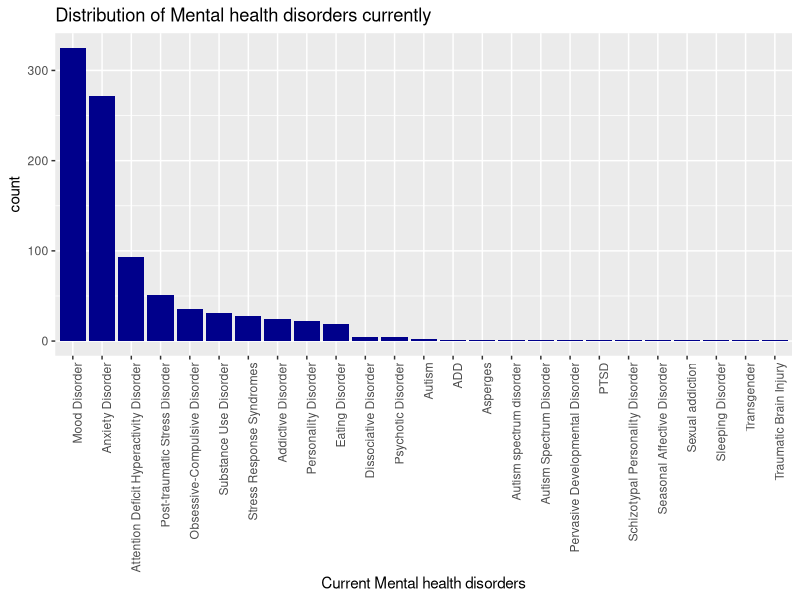
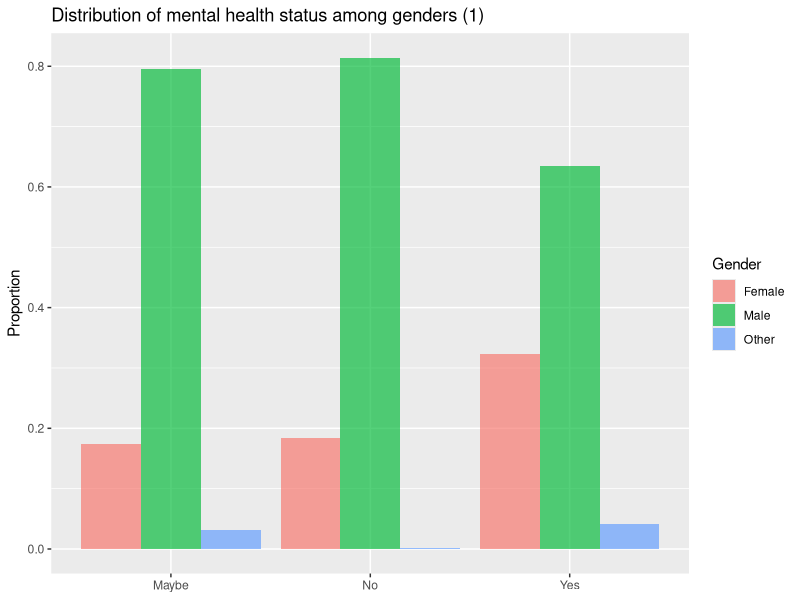
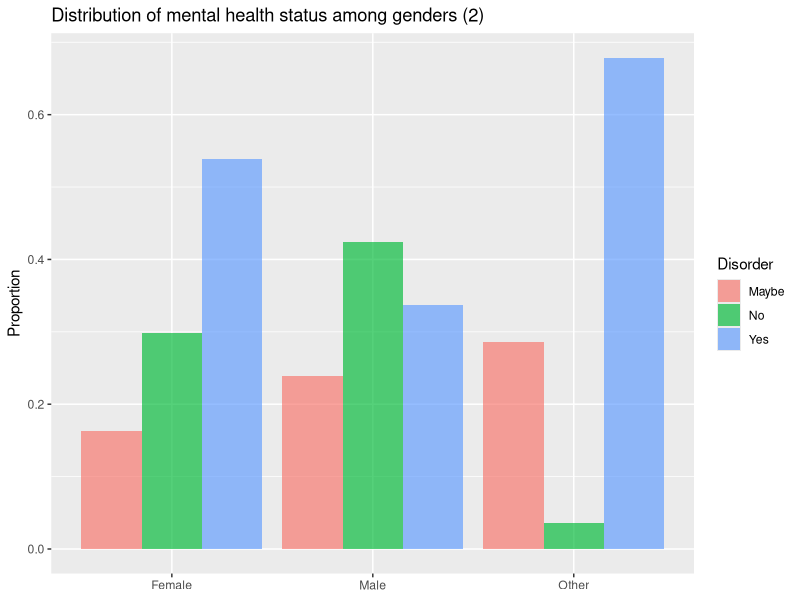
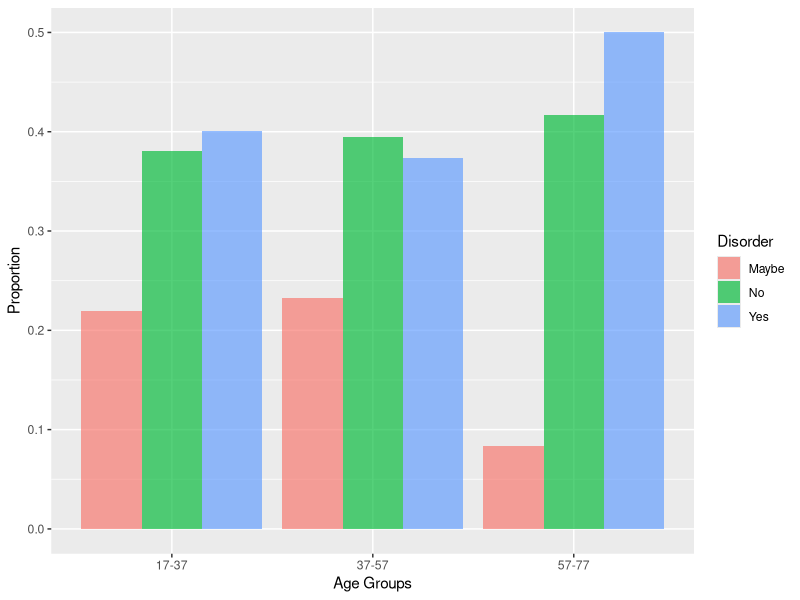
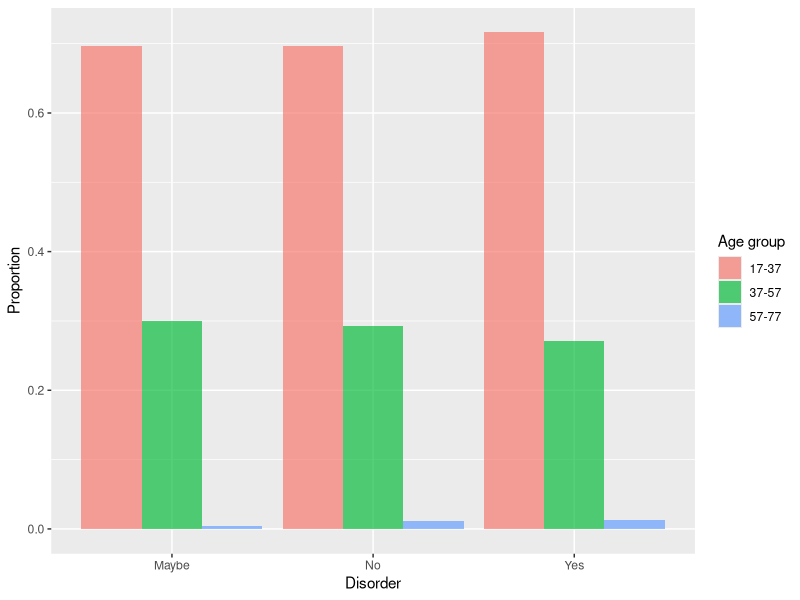
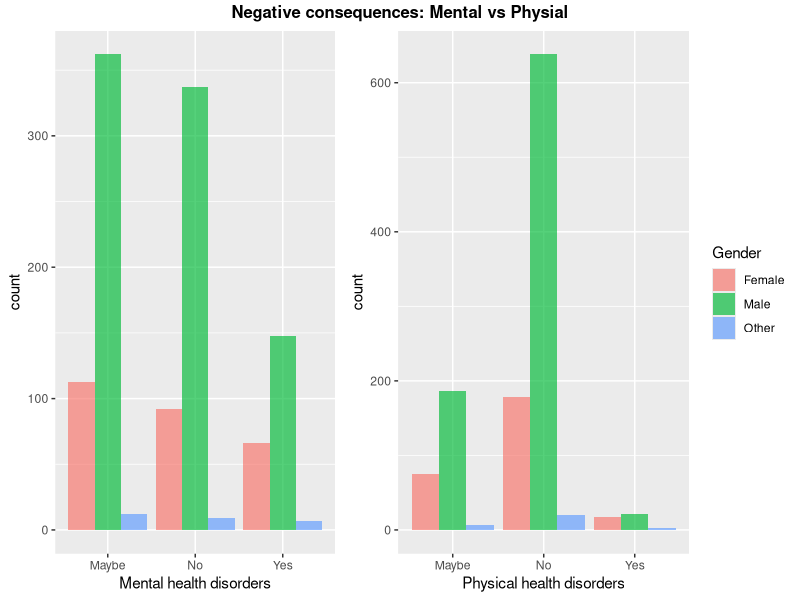
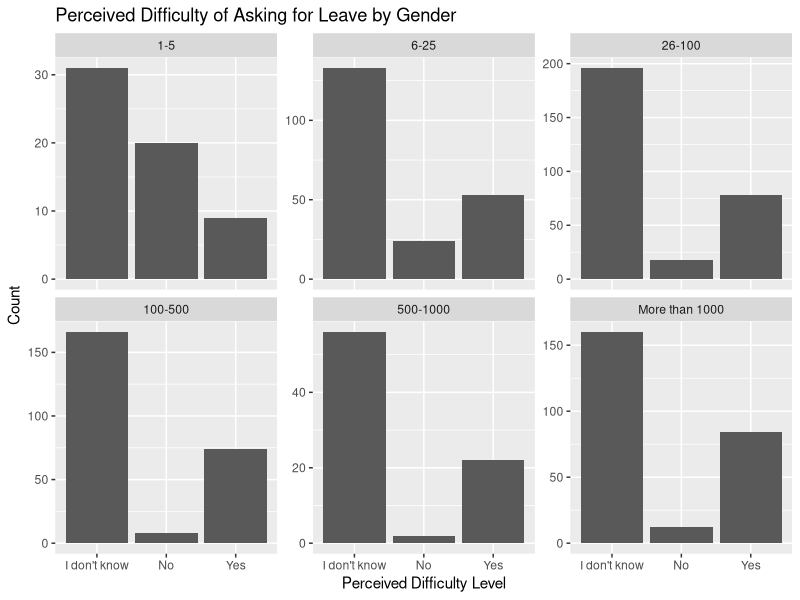
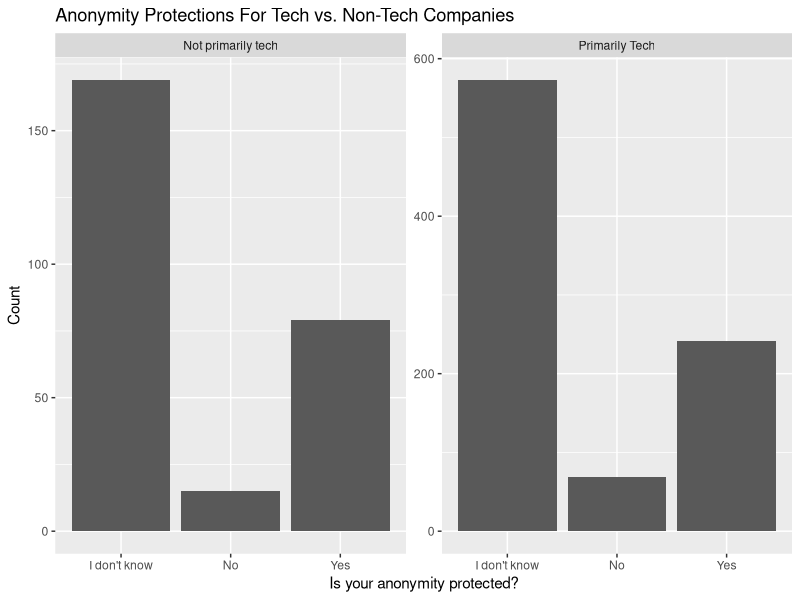

R code for these plots, in order:
## ---- chunk 1
library(dplyr)
library(tidyr)
library(ggplot2)
library(grid)
library(gridExtra)
health <- read.csv("mentalsurvey_clean.csv")
## ---- chunk 2

#since some people have multiple disorders, we have to split them 
tmp = health %>% separate(mhd, 
                          sep = '\\|',
                          c('mhd_1', 'mhd_2', 'mhd_3', 'mhd_4', 'mhd_5',
                            'mhd_6', 'mhd_7', 'mhd_8', 'mhd_9'),
                          fill = 'right')


chk = tmp %>% select(matches('mhd_[1-9]'))

comb = as.vector(t(chk))
comb1 = comb[comb != ""&!is.na(comb)]

#Shortening the factor levels by splitting
disorders=sapply(strsplit(comb1, split = " \\("), `[`, 1)
dataf <- as.data.frame(matrix(disorders))
colnames(dataf)<- "Disorder"
#Removing inconsistent response
subdataf <- subset(dataf, disorders != "I haven\'t been formally diagnosed, so I felt uncomfortable answering, but Social Anxiety and Depression.")
count_disorder <-data.frame(count(subdataf, Disorder, sort = TRUE))
count_disorder
## ---- chunk 3

reorder_size <- function(x) {
  factor(x, levels = names(sort(table(x), decreasing = TRUE)))
}
#Plot to see the distribution of current mental health illness
p <- ggplot(data=subdataf, aes(x = reorder_size(Disorder)))+
  geom_bar(fill='dark blue')+
  theme(axis.text.x = element_text(angle = 90, hjust = 1))

p+xlab("Current Mental health disorders")+ggtitle("Distribution of Mental health disorders currently")
## ---- chunk 4
gender_disorder <- table(health$Do.you.currently.have.a.mental.health.disorder., health$gender)
gender_disorder
## ---- chunk 5
#Table: % of who may, don't or have mental disorder among genders
rowprop <- prop.table(gender_disorder,1) 
rowprop
## ---- chunk 6
dr1 <-as.data.frame(rowprop)
# Distribution of respondents among gender provided they may/have/donot have a mental diorder 
ggplot(data = dr1, aes(x =Var1 , y = Freq, fill = Var2)) + 
  geom_bar(stat = 'identity', position = 'dodge', alpha = 2/3) +              
  labs(x = NULL, y = 'Proportion', fill = 'Gender')+ggtitle('Distribution of mental health status among genders (1)')
## ---- chunk 7
#Table : % of each level gender who may, don't or have mental disorder
colprop <- prop.table(gender_disorder,2)
colprop
## ---- chunk 8
# Distribution of respondents who may/have/donot have a mental diorder over the gender
dr2 <-as.data.frame(colprop)
ggplot(data = dr2, aes(x =Var2 , y = Freq, fill = Var1)) + 
  geom_bar(stat = 'identity', position = 'dodge', alpha = 2/3) +              
  labs(x = NULL, y = 'Proportion', fill = 'Disorder')+ggtitle('Distribution of mental health status among genders (2)')
## ---- chunk 9
summary(health$age)
## ---- chunk 10
#Creating labels for age groups
labs <- c(paste(seq(17, 74, by = 20), seq(37, 80, by = 20),
                sep = "-"))
health$AgeGroup <- cut(health$age, breaks = c(seq(17, 74, by = 20), Inf), labels = labs, right = FALSE)

agegr <- table(health$Do.you.currently.have.a.mental.health.disorder.,health$AgeGroup)
ageprop <- prop.table(agegr,2)
ageprop
## ---- chunk 11
dfageprop <- as.data.frame(ageprop)

#Distribution of respondents reporting a mental disorder by age groups
ggplot(data = dfageprop, aes(x =Var2 , y = Freq, fill = Var1)) + 
  geom_bar(stat = 'identity', position = 'dodge', alpha = 2/3) +              
  labs(x = "Age Groups", y = 'Proportion', fill = 'Disorder')
## ---- chunk 12
ageprop1 <- prop.table(agegr,1)
ageprop1
## ---- chunk 13
dfageprop1 <- as.data.frame(ageprop1)
ggplot(data = dfageprop1, aes(x =Var1 , y = Freq, fill = Var2)) + 
  geom_bar(stat = 'identity', position = 'dodge', alpha = 2/3) +              
  labs(x = "Disorder", y = 'Proportion', fill = 'Age group')
## ---- chunk 14

## ---- chunk 15
knitr::opts_chunk$set(echo = TRUE)
#Creating a table with gender and mental health responses
tab <- table(health$Do.you.think.that.discussing.a.mental.health.disorder.with.your.employer.would.have.negative.consequences., health$gender)
tab
## ---- chunk 16
#Creating a table with gender and physical health responses
tab1 <- table(health$Do.you.think.that.discussing.a.physical.health.issue.with.your.employer.would.have.negative.consequences., health$gender)
tab1
## ---- chunk 17
#creating the combined plot
tabdf <- as.data.frame(tab)
tab1df <- as.data.frame(tab1)

plot1 <- ggplot(data = tabdf, aes(x = Var1, y =Freq, fill = Var2)) + 
  geom_bar(stat = 'identity', position = 'dodge', alpha = 2/3) +              
  labs(x = "Mental health disorders", y = 'count')+ theme(legend.position='none')

plot2 <- ggplot(data = tab1df, aes(x = Var1, y =Freq, fill = Var2)) + 
  geom_bar(stat = 'identity', position = 'dodge', alpha = 2/3) +              
  labs(x = "Physical health disorders", y = 'count', fill = 'Gender')
title1=textGrob("Negative consequences: Mental vs Physial", gp=gpar(fontface="bold"))
grid.arrange(plot1, plot2,ncol=2,top = title1, widths = c(3/4,1))
## ---- chunk 18
#Put company size in order
health$CompanySize  = factor(health$How.many.employees.does.your.company.or.organization.have, levels=c("1-5", "6-25", "26-100", "100-500", "500-1000", "More than 1000"))
#Create Cross-tab Table
APbCS <- table(health$Is.your.anonymity.protected.if.you.choose.to.take.advantage.of.mental.health.or.substance.abuse.treatment.resources.provided.by.your.employer., health$CompanySize)
head(APbCS)
## ---- chunk 19
#Create a proportions table by Row
prop.table(APbCS, 2)
## ---- chunk 20
#Do a chi-squared test
chisq.test(APbCS)
## ---- chunk 21
t0 <- ggplot(health, aes(x = health$Is.your.anonymity.protected.if.you.choose.to.take.advantage.of.mental.health.or.substance.abuse.treatment.resources.provided.by.your.employer.))+geom_bar()+facet_wrap(~health$CompanySize, scales="free_y") + ggtitle("Perceived Difficulty of Asking for Leave by Gender") + xlab("Perceived Difficulty Level") + ylab("Count") 
t0
## ---- chunk 22
#Add labels to tech company org
health$TLabel <- factor(health$Is.your.employer.primarily.a.tech.company.organization.,
levels = c(0, 1),
labels = c("Not primarily tech", "Primarily Tech"))
## ---- chunk 23
#Create a crosstab table
APbT2 <- table(health$Is.your.anonymity.protected.if.you.choose.to.take.advantage.of.mental.health.or.substance.abuse.treatment.resources.provided.by.your.employer., health$TLabel)
head(APbT2)
## ---- chunk 24
#Create a proportions table by Row
prop.table(APbT2, 2)
## ---- chunk 25
#Do a chi-squared test
chisq.test(APbT2)
## ---- chunk 26
#Create Visualization
t1 <- ggplot(health, aes(x = health$Is.your.anonymity.protected.if.you.choose.to.take.advantage.of.mental.health.or.substance.abuse.treatment.resources.provided.by.your.employer.))+geom_bar()+facet_wrap(health$TLabel ~ ., scales="free_y") + ggtitle("Anonymity Protections For Tech vs. Non-Tech Companies") + xlab("Is your anonymity protected?") + ylab("Count") 
t1
## ---- chunk 27
#Modify Labels (ideal if we can get it to fit)
health$pd2 <- factor(health$If.a.mental.health.issue.prompted.you.to.request.a.medical.leave.from.work..asking.for.that.leave.would.be.,
levels = c("Very easy", "Somewhat easy", "Neither easy nor difficult","Somewhat difficult", "Very difficult", "I don't know"),
labels = c("Very easy (VE)", "Somewhat Easy (SE)", "Neutral (N)", "Somewhat Hard (SH)", "Very Hard (VH)", "Don't Know (DK)"))
#Modify Labels (if health$pd2 does not fit, use this as an alternate)
health$pd3 <- factor(health$If.a.mental.health.issue.prompted.you.to.request.a.medical.leave.from.work..asking.for.that.leave.would.be.,
levels = c("Very easy", "Somewhat easy", "Neither easy nor difficult","Somewhat difficult", "Very difficult", "I don't know"),
labels = c("VE", "SE", "N", "SH", "VH", "DK"))
## ---- chunk 28
#Crosstab table
ELDbG <- table(health$pd2, health$gender)
ELDbG
prop.table(ELDbG, 2)
## ---- chunk 29
chisq.test(ELDbG)
## ---- chunk 30
#Create Visualization
t2 <- ggplot(health, aes(x = health$pd3))+geom_bar()+facet_wrap(health$gender ~ ., scales="free_y") + ggtitle("Perceived Difficulty of Asking for Leave by Gender") + xlab("Perceived Difficulty Level") + ylab("Count") 
t2
## ---- chunk 31
#Do the AgeGroup Variable
labs <- c(paste(seq(17, 74, by = 20), seq(37, 80, by = 20),
                sep = "-"))
health$AgeGroup <- cut(health$age, breaks = c(seq(17, 74, by = 20), Inf), labels = labs, right = FALSE)
## ---- chunk 32
#Crosstab table
ELDbA <- table(health$pd2, health$AgeGroup)
ELDbA
#Proportions table
prop.table(ELDbA)
## ---- chunk 33
chisq.test(ELDbA)
## ---- chunk 34
#Create Visualization
t3 <- ggplot(health, aes(x = health$pd3))+geom_bar()+facet_wrap(health$AgeGroup ~ ., scales="free_y") + ggtitle("Perceived Difficulty of Asking for Leave by Age Group") + xlab("Perceived Difficulty Level") + ylab("Count") 
t3
## ---- chunk 35
#Crosstab table
ELDbCS <- table(health$pd2, health$CompanySize)
ELDbCS
prop.table(ELDbCS, 2)
## ---- chunk 36
chisq.test(ELDbCS)
## ---- chunk 37
#Create Visualization
t4 <- ggplot(health, aes(x = health$pd3))+geom_bar()+facet_wrap(health$CompanySize~ ., scales="free_y") + ggtitle("Perceived Difficulty of Asking for Leave by Company Size") + xlab("Perceived Difficulty Level") + ylab("Count")
t4
## ---- chunk 38
#Modify Labels for mental health benefit provision
health$mhb2 <- factor(health$Does.your.employer.provide.mental.health.benefits.as.part.of.healthcare.coverage.,
levels = c("I don't know", "No", "Not eligible for coverage / N/A","Yes"),
labels = c("Don't Know", "No", "Ineligible/NA", "Yes"))
## ---- chunk 39
#Crosstab Table
ELDbMHB <- table(health$pd2, health$mhb2)
ELDbMHB
## ---- chunk 40
chisq.test(ELDbMHB)
## ---- chunk 41
t5 <- ggplot(health, aes(x = health$pd3))+geom_bar()+facet_wrap(~ health$mhb2, scales="free_y") + ggtitle("Perceived Difficulty of Asking for Leave by MH Benefit Provision") + xlab("Perceived Difficulty Level") + ylab("Count")
t5
## ---- chunk 42
ELDbEDM <- table(health$pd2, health$Has.your.employer.ever.formally.discussed.mental.health..for.example..as.part.of.a.wellness.campaign.or.other.official.communication..)
ELDbEDM
## ---- chunk 43
chisq.test(ELDbEDM)
## ---- chunk 44
t6 <- ggplot(health, aes(x = health$pd3))+geom_bar()+facet_wrap( health$Has.your.employer.ever.formally.discussed.mental.health..for.example..as.part.of.a.wellness.campaign.or.other.official.communication.. ~., scales="free_y") + ggtitle("Perceived Difficulty of Asking for Leave by MH Discussion by Employer") + xlab("Perceived Difficulty Level") + ylab("Count")
t6
## ---- chunk 45
ELDbEOR <- table(health$pd2, health$Does.your.employer.offer.resources.to.learn.more.about.mental.health.concerns.and.options.for.seeking.help.)
ELDbEOR
## ---- chunk 46
chisq.test(ELDbEOR)
## ---- chunk 47
t7 <- ggplot(health, aes(x = health$pd3))+geom_bar()+facet_wrap( health$Does.your.employer.offer.resources.to.learn.more.about.mental.health.concerns.and.options.for.seeking.help. ~., scales="free_y") + ggtitle("Perceived Difficulty of Asking for Leave by MH Resource Provision") + xlab("Perceived Difficulty Level") + ylab("Count")
t7
## ---- chunk 48
ELDbPR <- table(health$pd2, health$Have.you.observed.or.experienced.an.unsupportive.or.badly.handled.response.to.a.mental.health.issue.in.your.current.or.previous.workplace.)
ELDbPR
prop.table(ELDbPR, 2)
## ---- chunk 49
#Modify Labels for unsupportive response to make them shorter
health$epr <- factor(health$Have.you.observed.or.experienced.an.unsupportive.or.badly.handled.response.to.a.mental.health.issue.in.your.current.or.previous.workplace.,
levels = c("Maybe/Not sure", "N/A", "No","Yes, I experienced", "Yes, I observed"),
labels = c("Don't Know", "N/A", "No", "Yes, experienced", "Yes, observed"))
table(health$pd2, health$epr)
## ---- chunk 50
chisq.test(ELDbPR)
## ---- chunk 51
t8 <- ggplot(health, aes(x = health$pd3))+geom_bar()+facet_wrap(health$epr ~., scales="free_y") + ggtitle("Perceived Difficulty of Asking for Leave by Exp. with Poor MH Response") + xlab("Perceived Difficulty Level") + ylab("Count")
t8
## ---- chunk 52
MHbG <- table(health$Would.you.feel.comfortable.discussing.a.mental.health.disorder.with.your.direct.supervisor.s.., health$gender)
MHbG
prop.table(MHbG, 2)
## ---- chunk 53
chisq.test(MHbG)
## ---- chunk 54
t9 <- ggplot(health, aes(x = health$Would.you.feel.comfortable.discussing.a.mental.health.disorder.with.your.direct.supervisor.s..))+geom_bar()+facet_grid(~ health$gender) + ggtitle("Comfort with Discussing MH with Supervisor by Gender") + xlab("Would you feel comfortable discussing a mental health disorder with your supervisor?") + ylab("Count")
t9
## ---- chunk 55
MHbA <- table(health$Would.you.feel.comfortable.discussing.a.mental.health.disorder.with.your.direct.supervisor.s.., health$AgeGroup)
MHbA
prop.table(MHbA, 2)
## ---- chunk 56
chisq.test(MHbA)
## ---- chunk 57
t10 <- ggplot(health, aes(x = health$Would.you.feel.comfortable.discussing.a.mental.health.disorder.with.your.direct.supervisor.s..))+geom_bar()+facet_wrap(health$AgeGroup ~., scales="free_y") + ggtitle("Comfort with Discussing MH with Supervisor by Age") + xlab("Would you feel comfortable discussing a mental health disorder with your supervisor?") + ylab("Count")
t10
## ---- chunk 58
MHbCS <- table(health$Would.you.feel.comfortable.discussing.a.mental.health.disorder.with.your.direct.supervisor.s.., health$CompanySize)
MHbCS
prop.table(MHbCS, 2)
## ---- chunk 59
chisq.test(MHbCS)
## ---- chunk 60
t11 <- ggplot(health, aes(x = health$Would.you.feel.comfortable.discussing.a.mental.health.disorder.with.your.direct.supervisor.s..))+geom_bar()+facet_wrap(health$CompanySize ~., scales="free_y") + ggtitle("Comfort with Discussing MH with Supervisor by Company Size") + xlab("Would you feel comfortable discussing a mental health disorder with your supervisor?") + ylab("Count")
t11
## ---- chunk 61
MHbPR <- table(health$Would.you.feel.comfortable.discussing.a.mental.health.disorder.with.your.direct.supervisor.s.., health$Have.you.observed.or.experienced.an.unsupportive.or.badly.handled.response.to.a.mental.health.issue.in.your.current.or.previous.workplace.)
MHbPR
prop.table(MHbPR, 2)
## ---- chunk 62
chisq.test(MHbPR)
## ---- chunk 63
t17 <- ggplot(health, aes(x = health$Would.you.feel.comfortable.discussing.a.mental.health.disorder.with.your.direct.supervisor.s..))+geom_bar()+facet_wrap(health$Have.you.observed.or.experienced.an.unsupportive.or.badly.handled.response.to.a.mental.health.issue.in.your.current.or.previous.workplace. ~., scales="free_y") + ggtitle("Comfort with Discussing MH w/ Supervisor by Exp. w/ Poor Workplace Response") + xlab("Would you feel comfortable discussing a mental health disorder with your supervisor?") + ylab("Count")
t17
## ---- chunk 64
MHbVN <- table(health$Would.you.feel.comfortable.discussing.a.mental.health.disorder.with.your.direct.supervisor.s.., health$Do.you.think.that.discussing.a.mental.health.disorder.with.your.employer.would.have.negative.consequences.)
MHbVN
## ---- chunk 65
chisq.test(MHbVN)
## ---- chunk 66
#Modify Labels for perception of mental health disclosure impact
health$negimp <- factor(health$Do.you.think.that.discussing.a.mental.health.disorder.with.your.employer.would.have.negative.consequences.,
levels = c("Maybe", "No", "Yes"),
labels = c("Maybe Expect a Negative Impact", "Do Not Expect Negative Impact", "Expect Negative Impact"))
#Check Results
table(health$Would.you.feel.comfortable.discussing.a.mental.health.disorder.with.your.direct.supervisor.s.., health$negimp)
## ---- chunk 67
t12 <- ggplot(health, aes(x = health$Would.you.feel.comfortable.discussing.a.mental.health.disorder.with.your.direct.supervisor.s..))+geom_bar()+facet_wrap(health$negimp ~., scales="free_y") + ggtitle("Comfort with Discussing MH with Supervisor by Perceived Negative Impact") + xlab("Would you feel comfortable discussing a mental health disorder with your supervisor?") + ylab("Count")
t12
## ---- chunk 68
MHCbG <- table(health$Would.you.feel.comfortable.discussing.a.mental.health.disorder.with.your.coworkers., health$gender)
MHCbG
prop.table(MHCbG, 2)
## ---- chunk 69
chisq.test(MHCbG)
## ---- chunk 70
t13 <- ggplot(health, aes(x = health$Would.you.feel.comfortable.discussing.a.mental.health.disorder.with.your.coworkers.))+geom_bar()+facet_wrap(health$gender ~., scales="free_y") + ggtitle("Comfort with Discussing MH with Coworkers by Gender") + xlab("Would you feel comfortable discussing a MH disorder with your coworkers?") + ylab("Count")
t13
## ---- chunk 71
MHCbA <- table(health$Would.you.feel.comfortable.discussing.a.mental.health.disorder.with.your.coworkers., health$AgeGroup)
MHCbA
#Proportions (as column percentages)
prop.table(MHCbA, 2)
## ---- chunk 72
chisq.test(MHCbA)
## ---- chunk 73
t14 <- ggplot(health, aes(x = health$Would.you.feel.comfortable.discussing.a.mental.health.disorder.with.your.coworkers.))+geom_bar()+facet_wrap(health$AgeGroup ~., scales="free_y") + ggtitle("Comfort with Discussing MH with Coworkers by Age Group") + xlab("Would you feel comfortable discussing a mental health disorder with your coworkers?") + ylab("Count")
t14
## ---- chunk 74
MHCbCS <- table(health$Would.you.feel.comfortable.discussing.a.mental.health.disorder.with.your.coworkers., health$CompanySize)
MHCbCS
#Proportions (as column percentages)
prop.table(MHCbCS, 2)
## ---- chunk 75
#Chi-Squared (the p value is small)
chisq.test(MHCbCS)
## ---- chunk 76
t15 <- ggplot(health, aes(x = health$Would.you.feel.comfortable.discussing.a.mental.health.disorder.with.your.coworkers.))+geom_bar()+facet_wrap(health$CompanySize ~., scales="free_y") + ggtitle("Comfort with Discussing MH with Coworkers by Company Size") + xlab("Would you feel comfortable discussing a mental health disorder with your coworkers?") + ylab("Count")
t15
## ---- chunk 77
MHCbPR <- table(health$Would.you.feel.comfortable.discussing.a.mental.health.disorder.with.your.coworkers., health$Have.you.observed.or.experienced.an.unsupportive.or.badly.handled.response.to.a.mental.health.issue.in.your.current.or.previous.workplace.)
MHCbPR
## ---- chunk 78
chisq.test(MHCbPR)
## ---- chunk 79
t16 <- ggplot(health, aes(x = health$Would.you.feel.comfortable.discussing.a.mental.health.disorder.with.your.coworkers.))+geom_bar()+facet_wrap(health$Have.you.observed.or.experienced.an.unsupportive.or.badly.handled.response.to.a.mental.health.issue.in.your.current.or.previous.workplace. ~., scales="free_y") + ggtitle("Comfort Discuss MH w/ Coworkers by Exp. w/ Poor Workplace MH Response") + xlab("Would you feel comfortable discussing a mental health disorder with your coworkers?") + ylab("Count")
t16
## ---- chunk 80
MHCbCN <- table(health$Would.you.feel.comfortable.discussing.a.mental.health.disorder.with.your.coworkers., health$Do.you.think.that.team.members.co.workers.would.view.you.more.negatively.if.they.knew.you.suffered.from.a.mental.health.issue.)
MHCbCN
## ---- chunk 81
chisq.test(MHCbCN)
## ---- chunk 82
t17 <- ggplot(health, aes(x = health$Would.you.feel.comfortable.discussing.a.mental.health.disorder.with.your.coworkers.))+geom_bar()+facet_wrap(health$Do.you.think.that.team.members.co.workers.would.view.you.more.negatively.if.they.knew.you.suffered.from.a.mental.health.issue. ~., scales="free_y") + ggtitle("Comfort Discussing MH with Coworkers by Perceived Negative Impact") + xlab("Would you feel comfortable discussing a mental health disorder with your coworkers?") + ylab("Count")
t17
